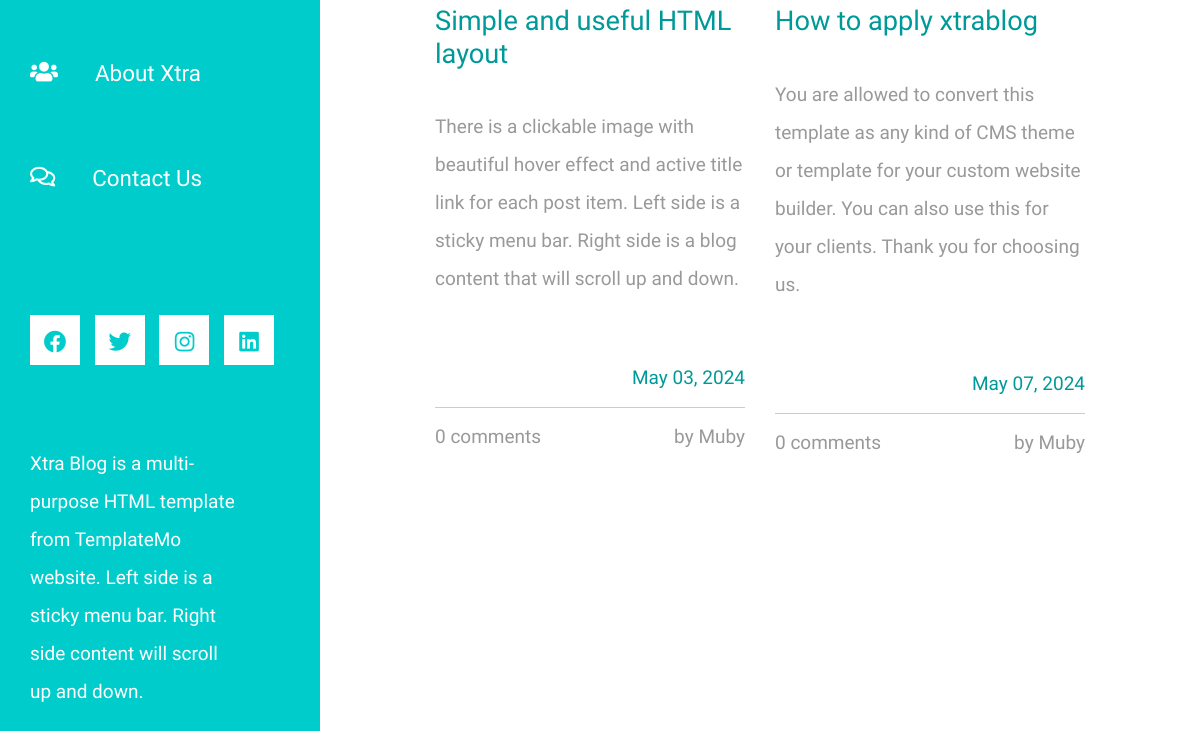
The page / (signed in, lower part) on the database as committed earlier.
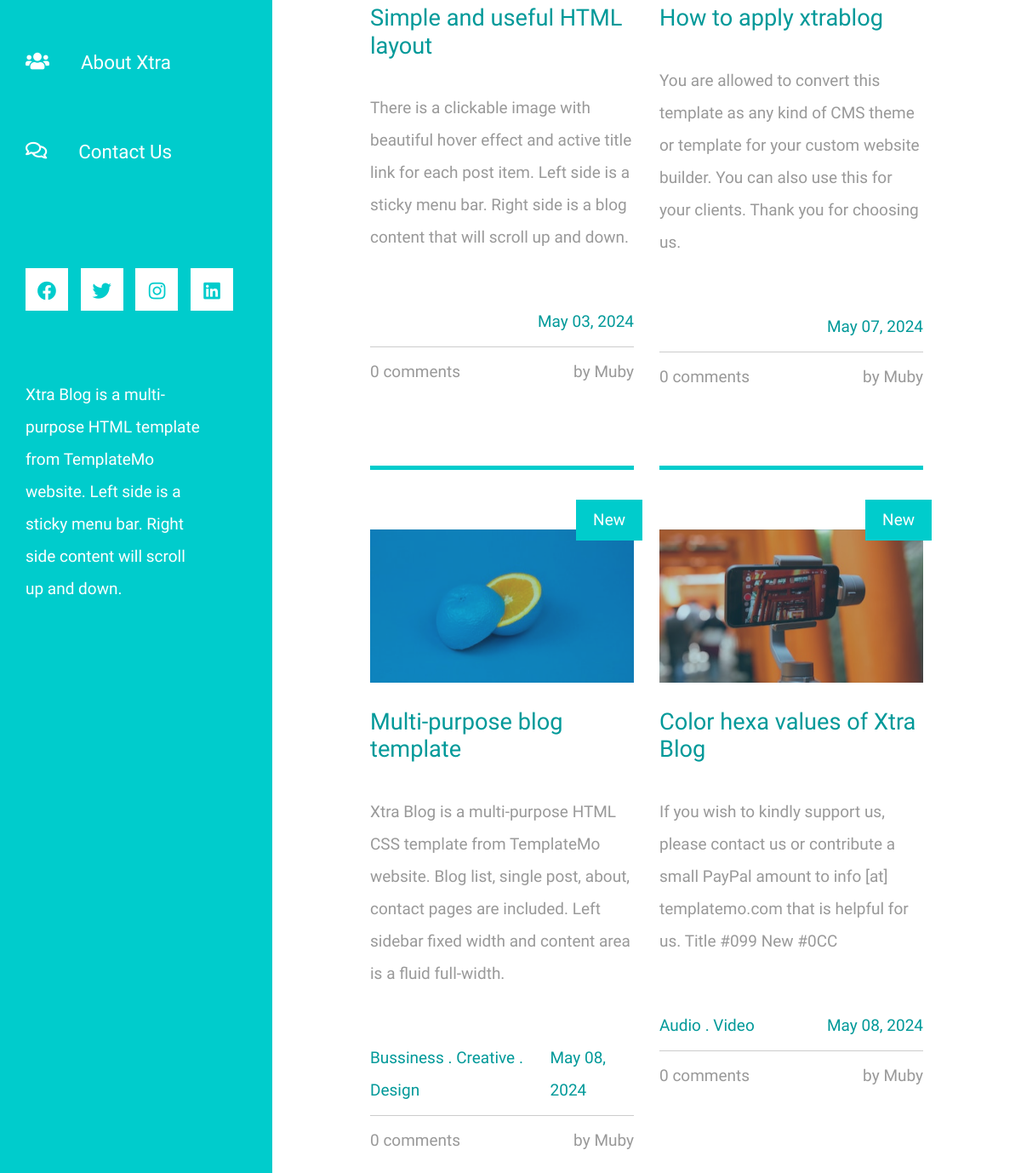
The same page on the database as committed later.
### base/models.py (models this page shows, shortened)
class Post(models.Model):
    id = models.UUIDField(primary_key=True, default=uuid.uuid4, editable=False)
    user = models.ForeignKey(settings.AUTH_USER_MODEL, on_delete=models.CASCADE)
    title = models.CharField(max_length=50)
    image = models.ImageField(null=False, upload_to="posts/")
    description = models.TextField()
    slug = models.SlugField(null=False, unique=True)
    created = models.DateField(auto_now_add=True)
    tags = models.ManyToManyField(Tag)
    def get_absolute_url(self):
        return reverse("post", kwargs={"pk": self.id, "slug": self.slug})

class Tag(models.Model):
    id = models.UUIDField(primary_key=True, default=uuid.uuid4, editable=False)
    name = models.CharField(max_length=50, unique=True)
    class Meta:
        ordering = ["name"]
    def __str__(self):
        return self.name

### custom_accounts/models.py (models this page shows)
class CustomUser(AbstractUser):
    first_name = models.CharField(max_length=50, blank=True)
    last_name = models.CharField(max_length=50, blank=True)
    photo = models.ImageField(null=False, default="avatar.svg")

### base/views.py (the view)
# urls.py: path("", views.HomePageView.as_view(), name="home"),
class HomePageView(View):
    def get(self, request):
        posts = Post.objects.all()
        return render(request, "home.html", {"active": "home", "posts": posts})

### templates/home.html (shortened to what this page needs)
{% extends 'base.html' %}
{% block main %}
    {% if request.user.is_authenticated %}
        <div class="row tm-row">
            {% for post in posts %}
                <article class="col-12 col-md-6 tm-post">
                    <hr class="tm-hr-primary">
                    <a href="{{ post.get_absolute_url }}" class="effect-lily tm-post-link tm-pt-60">
                        <div class="tm-post-link-inner">
                            <img src="{{post.image.url}}" alt="Image" class="img-fluid">
                        </div>
                        <span class="position-absolute tm-new-badge">New</span>
                        <h2 class="tm-pt-30 tm-color-primary tm-post-title">{{post.title}}</h2>
                    </a>
                    <p class="tm-pt-30">
                        {{post.description}}
                    </p>
                    <div class="d-flex justify-content-between tm-pt-45">
                        <span class="tm-color-primary">{{ post.tags.all|join:" . " }}</span>
                        <span class="tm-color-primary">{{ post.created|date:"F d, Y" }}</span>
                    </div>
                    <hr>
                    <div class="d-flex justify-content-between">
                        <span>{{post.comments.count}} comments</span>
                        {% if post.user.first_name and post.user.last_name %}
                            <span>by {{post.user.first_name}} {{post.user.last_name}}</span>
                        {% else %}
                            <span>by {{post.user.username}}</span>
                        {% endif %}
                    </div>
                </article>
            {% endfor %}
        </div>
    {% else %}
            <h1><a href="{% url 'login' %}">Log In</a> to view posts.</h1>
    {% endif %}
{% endblock main %}

### templates/base.html (shortened to what this page needs)
{% load static %}
<!DOCTYPE html>
<html lang="en">
<head>
	<link rel="stylesheet" href="{% static 'fontawesome/css/all.min.css' %}">
    <link href="{% static 'css/bootstrap.min.css' %}" rel="stylesheet">
    <link href="{% static 'css/templatemo-xtra-blog.css' %}" rel="stylesheet">
</head>
<body>
    <header class="tm-header" id="tm-header">
        <div class="tm-header-wrapper">
            <nav class="tm-nav" id="tm-nav">
                <ul>
                    <li class="tm-nav-item"><a href="{% url 'create-post' %}" class="tm-nav-link">
                    </a></li>
                    <li class="tm-nav-item"><a href="#" class="tm-nav-link">
                        <i class="fas fa-users"></i>
                        About Xtra
                    </a></li>
                    <li class="tm-nav-item"><a href="#" class="tm-nav-link">
                        <i class="far fa-comments"></i>
                        Contact Us
                    </a></li>
                </ul>
            </nav>
            <div class="tm-mb-65">
                <a rel="nofollow" href="https://fb.com/templatemo" class="tm-social-link">
                    <i class="fab fa-facebook tm-social-icon"></i>
                </a>
                <a href="https://twitter.com" class="tm-social-link">
                    <i class="fab fa-twitter tm-social-icon"></i>
                </a>
                <a href="https://instagram.com" class="tm-social-link">
                    <i class="fab fa-instagram tm-social-icon"></i>
                </a>
                <a href="https://linkedin.com" class="tm-social-link">
                    <i class="fab fa-linkedin tm-social-icon"></i>
                </a>
            </div>
            <p class="tm-mb-80 pr-5 text-white">
                Xtra Blog is a multi-purpose HTML template from TemplateMo website. Left side is a sticky menu bar. Right side content will scroll up and down.
            </p>
        </div>
    </header>
    <div class="container-fluid">
        <main class="tm-main">
                {% block main %}
                {% endblock main %}
        </main>
    </div>
</body>

Rows that differ between the two databases and show on the page:
added Post: image (picture), title "Multi-purpose blog template", description "Xtra Blog is a multi-purpose HTML CSS template from TemplateMo website. Blog list, single post, about, contact pages are included. Left sidebar fixed width and content area is a fluid full-width.", tags.all "Bussiness . Creative . Design", created "May 08, 2024", comments.count "0", user.username "Muby"
added Post: image (picture), title "Color hexa values of Xtra Blog", description "If you wish to kindly support us, please contact us or contribute a small PayPal amount to info [at] templatemo.com that is helpful for us. Title #099 New #0CC", tags.all "Audio . Video", created "May 08, 2024", comments.count "0", user.username "Muby"
